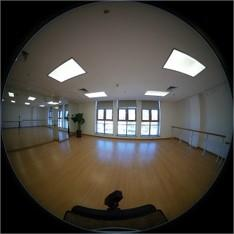
#> input picture image.jpg, 234 x 234 px, given in place of 360_0770.JPG, which was not available
$ jupyter execute --allow-errors final_notebook.ipynb   (text cells are left out)
#> lines starting #> are read from the running program, lines starting #| are printed output that depends on the picture; pictures that were not available may be replaced by others from this repository, and a replacement may not be noted
[cell 1]
import os
import numpy as np
import matplotlib.pyplot as plt
from PIL import Image
import scipy

from time import time
from skimage import data
from skimage.feature import match_descriptors, plot_matches, SIFT, ORB
from skimage.color import rgb2gray
from skimage.measure import ransac
from skimage.transform import EuclideanTransform, warp

[cell 2]
# Display of input

im = np.array(Image.open("360_0770.JPG"))/255.
ima = im[:,:im.shape[1]//2]
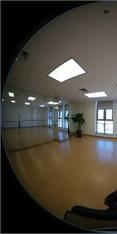
#> ima: shape (234, 117, 3) float64; mean R, G, B 0.283, 0.261, 0.227
imb = im[:,im.shape[1]//2:]
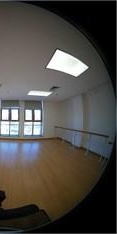
#> imb: shape (234, 117, 3) float64; mean R, G, B 0.304, 0.29, 0.271


plt.imshow(ima)
plt.show()

plt.imshow(imb)
plt.show()

[cell 3]
# helper  formulas for equirectangular  projection

def get_grid(im):
    h, w = im.shape[:2]
#> h = 234; w = 117
    x = np.arange(w)
#> x = 117 values from 0 to 116
    y = np.arange(h)
#> y = 234 values from 0 to 233
    x_prime = (2 * x / w - 1)
#> x_prime = 117 values from -1 to 0.983
    y_prime = (2 * y / h - 1)
#> y_prime = 234 values from -1 to 0.991
    grid1, grid2 = np.meshgrid(y_prime, x_prime)
    return grid1.ravel(), grid2.ravel()

def fisheye2d_to_vector3d(aperture, x, y):
    r = np.linalg.norm(np.stack([x, y]), axis=0)
    phi = r * (aperture*np.pi/180) / 2
    theta = np.arctan2(y, x)
    return r, phi, theta


def vector3d_to_latlon(r, phi, theta):
    P_y = r * np.cos(phi)
    P_z = r * np.sin(phi) * np.sin(theta)
    P_x = r * np.sin(phi) * np.cos(theta)
    longitude = np.arctan2(P_y, P_x)
    latitude = np.arctan2(P_z, np.sqrt(P_x**2 + P_y**2))
    return longitude, latitude


def latlon_to_equirectangular(longitude, latitude):
    x = longitude / np.pi
    y =  2 * latitude / np.pi
    x = ((x + 1) % 2) -1
    y = ((y + 1) % 2) -1
    return x, y

[cell 4]
# [43 lines left out: functions rgb2gray, get_descriptor_distance, not called in this run]


# create equirectangular projection
def make_equirectangular(ima, imb, aperture, res):
    y_size = res * int(aperture/180.)
    x_size = res * 3.6

    # y_size = 2736
    # x_size = 5472

    lambda_0 = -np.pi/2
    y_grid, x_grid = get_grid(ima)

    r, phi, theta = fisheye2d_to_vector3d(aperture, y_grid, x_grid)

    ind = r<1
    longitude, latitude = vector3d_to_latlon(r[ind], phi[ind], theta[ind])

    longitude_a = longitude + lambda_0
    longitude_b = longitude - lambda_0

    equirectangular_x_a, equirectangular_y = latlon_to_equirectangular(longitude_a, latitude)
    equirectangular_x_b, equirectangular_y = latlon_to_equirectangular(longitude_b, latitude)


    render_grid = tuple(np.mgrid[-1:1:complex(0, y_size), -1:1:complex(0, x_size)])

    im_out_a = scipy.interpolate.griddata(
      np.stack([equirectangular_y, equirectangular_x_a]).T, ima.reshape(-1, 3)[ind], render_grid, method='nearest')
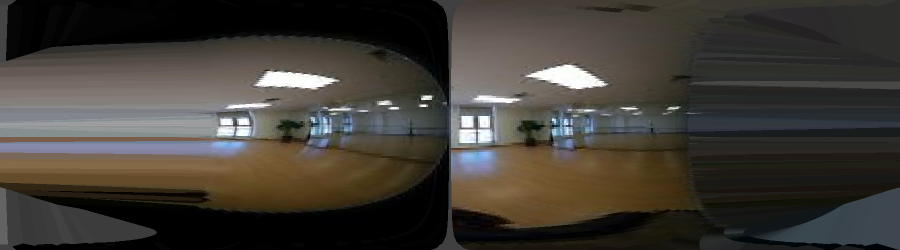
#> im_out_a: shape (500, 1800, 3) float64 (shown at 1/2 size); mean R, G, B 0.254, 0.238, 0.213

    im_out_b = scipy.interpolate.griddata(
      np.stack([equirectangular_y, equirectangular_x_b]).T, imb.reshape(-1, 3)[ind], render_grid, method='nearest')
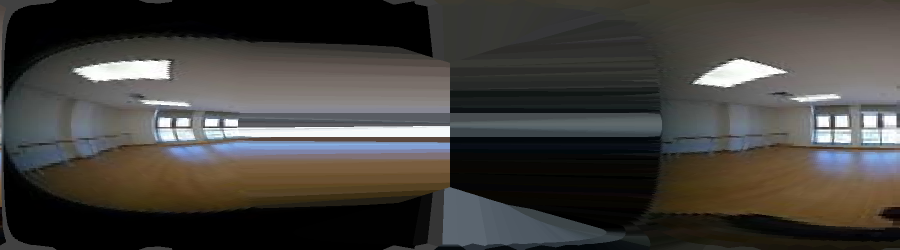
#> im_out_b: shape (500, 1800, 3) float64 (shown at 1/2 size); mean R, G, B 0.264, 0.254, 0.24

    return im_out_a, im_out_b

[cell 5]
# equirectangular projection with brightness adjustments

def make_equirectangular_and_blended_and_get_overlaps(ima, imb, aperture, res, return_parts=False):
    im_out_a, im_out_b = make_equirectangular(ima, imb, aperture, res)
    # y_size = res * int(aperture/180.)
    # x_size = res * 3.6

    y_size = 2736
    x_size = 5472

    mask = np.ones_like(im_out_a[:,:,:1])

    deg90 = x_size/4
    deg270 = 3 * x_size/4
    mask[:,:int(deg90-(aperture-180)/720)] = 0
    mask[:,int(deg270+(aperture-180)/720):] = 0

    begin90 = int(deg90-x_size * (aperture-180)/720)
    end90 = int(deg90+x_size * (aperture-180)/720)

    begin270 = int(deg90-x_size * (aperture-180)/720)
    end270 = int(deg90+x_size * (aperture-180)/720)


    image_a_left = im_out_a[:,begin90:end90]
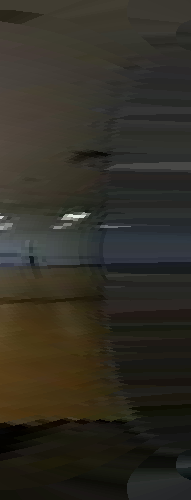
#> image_a_left: shape (500, 191, 3) float64; mean R, G, B 0.193, 0.179, 0.145
    image_b_left = im_out_b[:,begin90:end90]
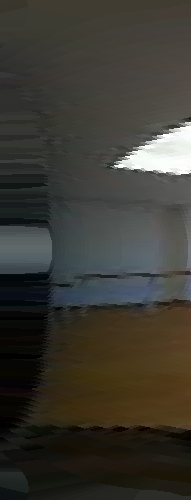
#> image_b_left: shape (500, 191, 3) float64; mean R, G, B 0.234, 0.226, 0.198
    image_a_right = im_out_a[:,begin270:end270]
    image_b_right = im_out_b[:,begin270:end270]

    mask = np.ones_like(im_out_a[:,:,:1])

    deg90 = x_size/4
    deg270 = 3 * x_size/4
    x_size = x_size
    mask[:,:int(deg90-(aperture-180)/720)] = 0
    mask[:,int(deg270+(aperture-180)/720):] = 0

    begin90 = int(deg90-x_size * (aperture-180)/720)
    end90 = int(deg90+x_size * (aperture-180)/720)

    begin270 = int(deg270-x_size * (aperture-180)/720)
    end270 = int(deg270+x_size * (aperture-180)/720)

    mask = np.ones_like(im_out_a[:,:,:1])

    mask[:,:int(deg90)] = 0
    mask[:,int(deg270):] = 0

    linsp = np.linspace(0, 1, int(x_size * (aperture-180)/360)).reshape(-1, 1)
    mask[:,begin90:begin90 + len(linsp)] = linsp
    mask[:,begin270:begin270 + len(linsp)] = 1 - linsp


    blended = (mask * im_out_a + (1 - mask) * im_out_b)
    if not return_parts:
        return im_out_a, im_out_b, blended
    image_a_left = im_out_a[:,begin90:end90]
    image_b_left = im_out_b[:,begin90:end90]
    blended_left = blended[:,begin90:end90]
    image_a_right = im_out_a[:,begin270:end270]
    image_b_right = im_out_b[:,begin270:end270]
    blended_right = blended[:,begin270:end270]
    return im_out_a, im_out_b, blended, image_a_left, image_b_left, blended_left, image_a_right, image_b_right, blended_right
